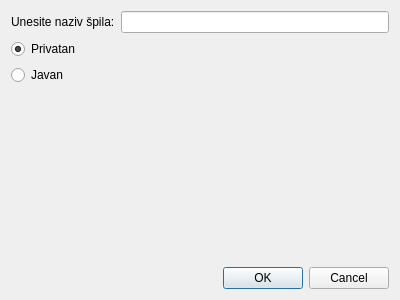
<?xml version="1.0" encoding="UTF-8"?>
<ui version="4.0">
 <class>CreateDeckDialog</class>
 <widget class="QDialog" name="CreateDeckDialog">
  <property name="geometry">
   <rect>
    <x>0</x>
    <y>0</y>
    <width>400</width>
    <height>300</height>
   </rect>
  </property>
  <property name="windowTitle">
   <string>StudySphere - new deck</string>
  </property>
  <property name="windowIcon">
   <iconset resource="../res/icons.qrc">
    <normaloff>:/icons/logo.png</normaloff>:/icons/logo.png</iconset>
  </property>
  <layout class="QVBoxLayout" name="verticalLayout_2">
   <item>
    <layout class="QHBoxLayout" name="horizontalLayout_deckName">
     <item>
      <widget class="QLabel" name="label_deckName">
       <property name="text">
        <string>Unesite naziv špila:</string>
       </property>
      </widget>
     </item>
     <item>
      <widget class="QLineEdit" name="lineEdit_deckName"/>
     </item>
    </layout>
   </item>
   <item>
    <layout class="QVBoxLayout" name="verticalLayout_privacy">
     <item>
      <widget class="QRadioButton" name="radioButton_private">
       <property name="text">
        <string>Privatan</string>
       </property>
       <property name="checked">
        <bool>true</bool>
       </property>
      </widget>
     </item>
     <item>
      <widget class="QRadioButton" name="radioButton_public">
       <property name="text">
        <string>Javan</string>
       </property>
      </widget>
     </item>
    </layout>
   </item>
   <item>
    <spacer name="verticalSpacer">
     <property name="orientation">
      <enum>Qt::Vertical</enum>
     </property>
     <property name="sizeHint" stdset="0">
      <size>
       <width>20</width>
       <height>40</height>
      </size>
     </property>
    </spacer>
   </item>
   <item>
    <widget class="QDialogButtonBox" name="buttonBox_done">
     <property name="orientation">
      <enum>Qt::Horizontal</enum>
     </property>
     <property name="standardButtons">
      <set>QDialogButtonBox::Cancel|QDialogButtonBox::Ok</set>
     </property>
    </widget>
   </item>
  </layout>
 </widget>
 <resources>
  <include location="../res/icons.qrc"/>
 </resources>
 <connections>
  <connection>
   <sender>buttonBox_done</sender>
   <signal>accepted()</signal>
   <receiver>CreateDeckDialog</receiver>
   <slot>accept()</slot>
   <hints>
    <hint type="sourcelabel">
     <x>248</x>
     <y>254</y>
    </hint>
    <hint type="destinationlabel">
     <x>157</x>
     <y>274</y>
    </hint>
   </hints>
  </connection>
  <connection>
   <sender>buttonBox_done</sender>
   <signal>rejected()</signal>
   <receiver>CreateDeckDialog</receiver>
   <slot>reject()</slot>
   <hints>
    <hint type="sourcelabel">
     <x>316</x>
     <y>260</y>
    </hint>
    <hint type="destinationlabel">
     <x>286</x>
     <y>274</y>
    </hint>
   </hints>
  </connection>
 </connections>
</ui>
